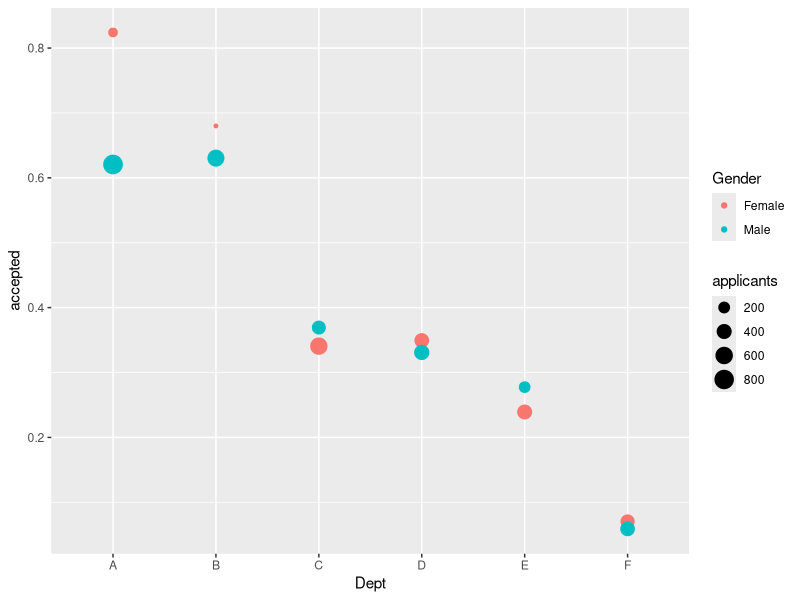

The R script that drew this image:
## ---- chunk 1
library("tidyverse")
## ---- chunk 2
data("UCBAdmissions", package = "datasets")
admissions <- as_tibble(UCBAdmissions) %>%
  spread(Admit, n) %>%
  mutate(applicants = Admitted + Rejected,
         accepted = Admitted / applicants)

ggplot(admissions, aes(x = Dept, y = accepted, size = applicants, colour = Gender)) +
  geom_point()
## ---- chunk 3
select(admissions, Dept, Gender, applicants, accepted) %>%
  arrange(Dept, Gender)
